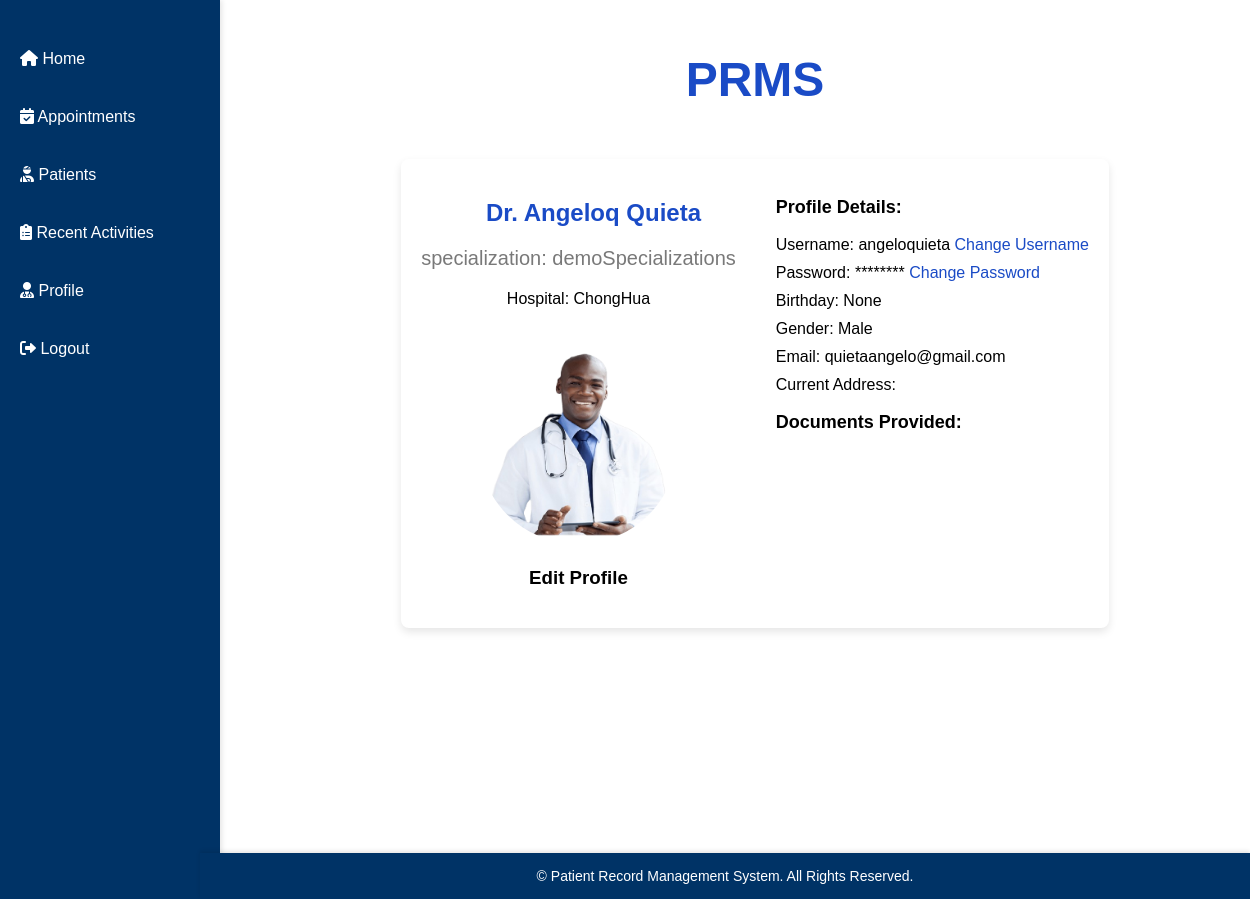
The page /profile/ (signed in) on the database as committed earlier.
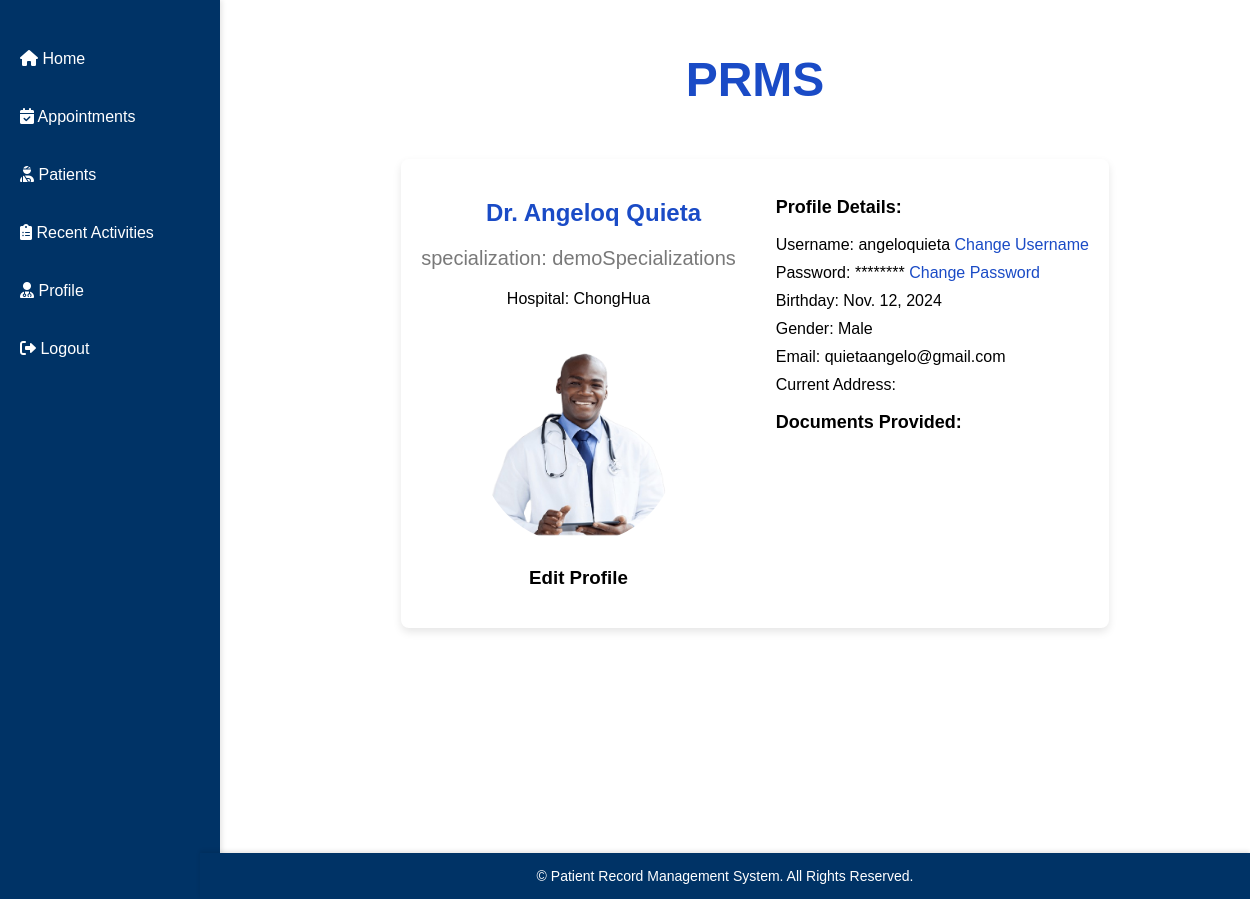
The same page on the database as committed later.
### doctor/models.py (models this page shows, shortened)
class Doctor(models.Model):
    username = models.CharField(max_length=100, unique=True)
    password = models.CharField(max_length=100)
    email = models.EmailField(unique=True)
    first_name = models.CharField(max_length=50)
    middle_name = models.CharField(max_length=50, blank=True, null=True)
    last_name = models.CharField(max_length=50)
    birthday = models.DateField(null=True, blank=True)
    gender = models.CharField(max_length=10, null=True, blank=True)
    specialization = models.CharField(max_length=100)
    hospital_assigned = models.CharField(max_length=255, blank=True, default="")

### doctor/views.py (the view)
# urls.py: path('profile/', views.doctor_profile_view, name='doctor_profile'),
def doctor_profile_view(request):
    doctor_id = doctor_logged_in(request)  # Ensure doctor is logged in
    doctor = get_object_or_404(Doctor, id=doctor_id)
    return render(request, 'doctor_profile.html', {'doctor': doctor})

### doctor/views.py (called while the page is built)
def doctor_logged_in(request):
    doctor_id = request.session.get('doctor_id')
    if not doctor_id:
        return redirect('login')
    return doctor_id

### doctor/templates/doctor_profile.html (shortened to what this page needs)
{% load static %}
<!DOCTYPE html>
<html lang="en">
<head>
    <link rel="stylesheet" href="{% static 'doctor_profile.css' %}">
        <link href="https://cdnjs.cloudflare.com/ajax/libs/font-awesome/6.0.0-beta3/css/all.min.css" rel="stylesheet">
</head>
<body>
    <nav class="sidebar">
        <ul>
            <li><a href="{% url 'home' %}"><i class="fas fa-home"></i> Home</a></li>
            <li><a href="{% url 'appointments' %}"><i class="fas fa-calendar-check"></i> Appointments</a></li>
            <li><a href="{% url 'patients' %}"><i class="fas fa-user-injured"></i> Patients</a></li>
            <li><a href="{% url 'activities' %}"><i class="fas fa-clipboard-list"></i> Recent Activities</a></li>
            <li><a href="{% url 'doctor_profile' %}"><i class="fas fa-user-md"></i> Profile</a></li>
            <li><a href="{% url 'logout' %}"><i class="fas fa-sign-out-alt"></i> Logout</a></li>
        </ul>
    </nav>
    <div class="profile-container">
        <header class="profile-header">
            <h1 onclick="window.location.href='http://127.0.0.1:8000/home/';">PRMS</h1>
        </header>
        <section class="profile-info">
            <div class="left-panel">
                <h1>Dr. {{ doctor.first_name }} {{ doctor.last_name }}</h1>
                <p class="specialization">specialization: {{ doctor.specialization }}</p>
                <p class="hospital_assigned">Hospital: {{ doctor.hospital_assigned }}</p>
                <img src="{% static 'images/profile-placeholder.png' %}" alt="Profile Picture" class="profile-picture">
                <h3 onclick="window.location.href='http://127.0.0.1:8000/edit-profile/';">Edit Profile</h3>
            </div>
            <div class="right-panel">
                <h3>Profile Details:</h3>
                <p>Username: {{ doctor.username }} <a href="#">Change Username</a></p>
                <p>Password: ******** <a href="#">Change Password</a></p>
                <p>Birthday: {{ doctor.birthday }}</p>
                <p>Gender: {{ doctor.gender }}</p>
                <p>Email: {{ doctor.email }}</p>
                <p>Current Address: {{ doctor.address }}</p>
                <h3>Documents Provided:</h3>
            </div>
        </section>
    </div>
        <footer>
            <p>&copy; {{ year }} Patient Record Management System. All Rights Reserved.</p>
        </footer>
</body>
</html>

Rows that differ between the two databases and show on the page:
changed Doctor "Angeloq": birthday "None" → "Nov. 12, 2024"
